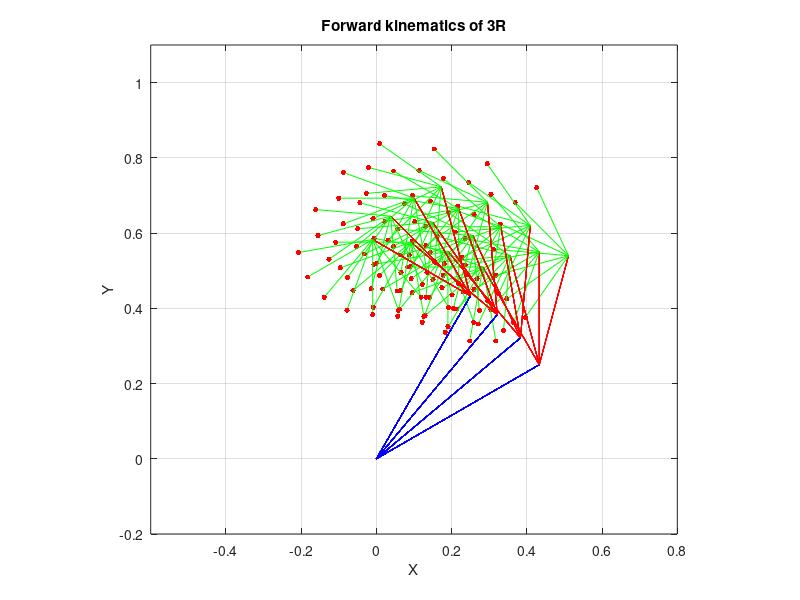

Write the MATLAB code that produced this figure.
%% Exp 12 (a): Forward Kinematics of a 3R Robotic Arm
% Ranges: 30 < th1 < 60 deg, 45 < th2 < 90 deg, 40 < th3 < 160 deg
clc; clf; clear all; close all;

l1 = 0.5;
l2 = 0.3;
l3 = 0.2;
theta1_range = 30:10:60; % degrees
theta2_range = 45:15:90;
theta3_range = 40:20:160;

figure(1)
for t1 = theta1_range
    for t2 = theta2_range
        for t3 = theta3_range
            th1 = t1*pi/180; th2 = t2*pi/180; th3 = t3*pi/180;
            x1 = l1*cos(th1);                   % joint 2
            y1 = l1*sin(th1);
            x2 = x1 + l2*cos(th1 + th2);        % joint 3
            y2 = y1 + l2*sin(th1 + th2);
            x3 = x2 + l3*cos(th1 + th2 + th3);  % end effector
            y3 = y2 + l3*sin(th1 + th2 + th3);
            plot([0,x1],[0,y1],'b',LineWidth=1);
            hold on;
            plot([x1 x2],[y1,y2],'r',LineWidth=1);
            plot([x2 x3],[y2,y3],'g',LineWidth=1);
            plot(x3, y3, 'r.', 'MarkerSize', 12); % end effector
            axis equal
            axis([-0.6 0.8 -0.2 1.1])
            xlabel('X');
            ylabel('Y');
            grid on
            title('Forward kinematics of 3R')
            pause(0.05)
        end
    end
end
